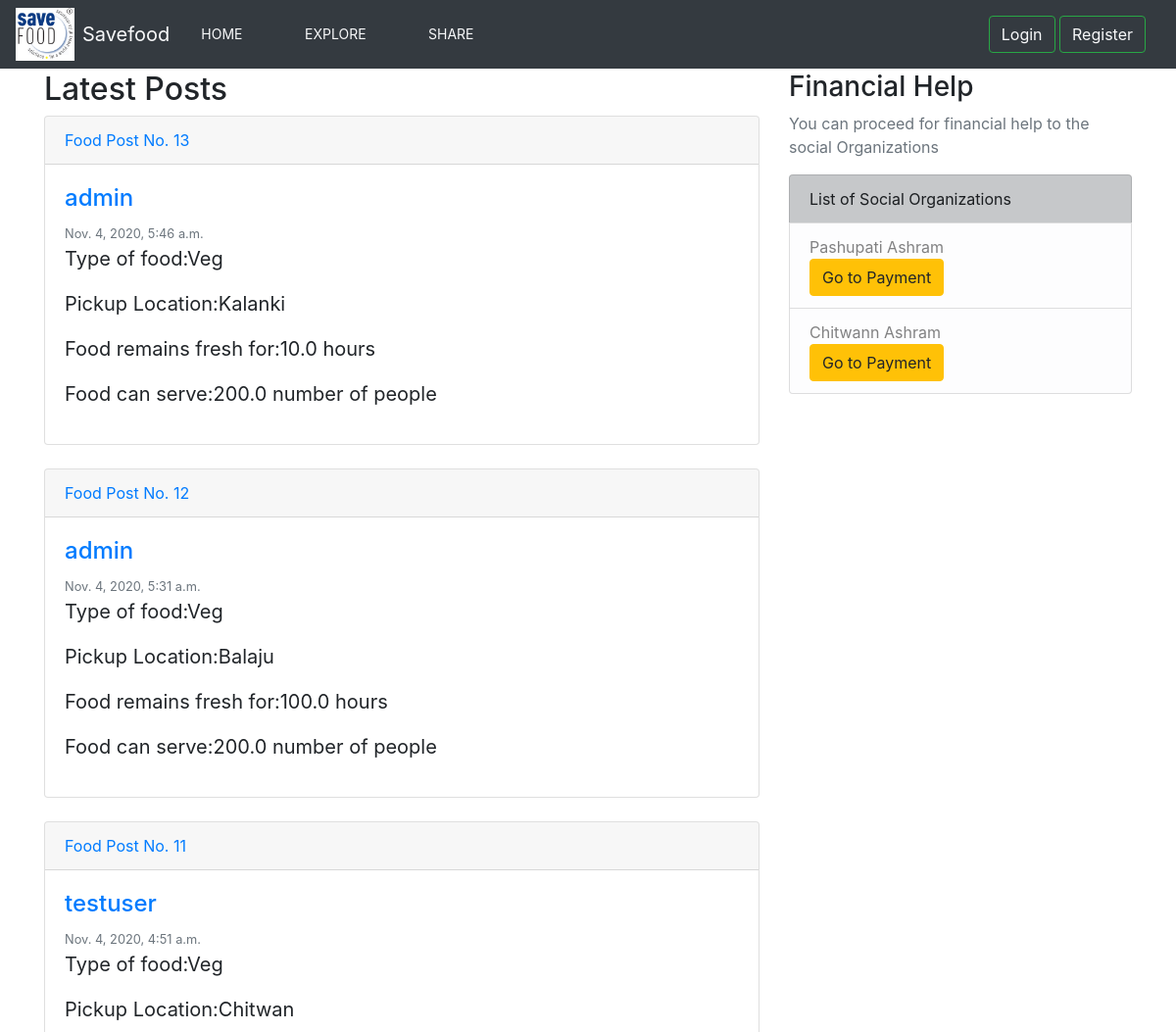
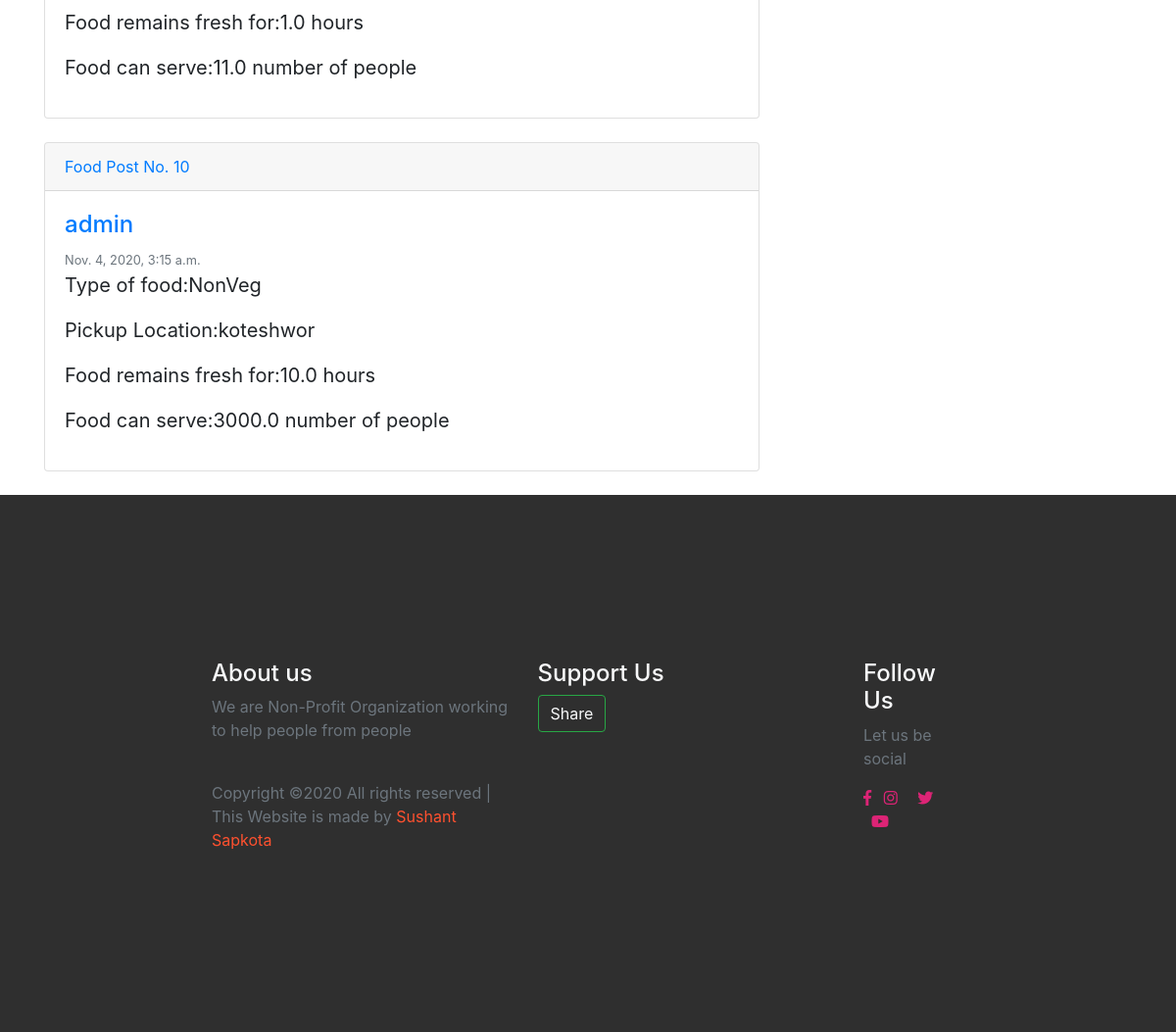
/explore/, run on the app's committed database (2 pictures, top to bottom).
### post/models.py (models this page shows, shortened)
class Posts(models.Model):
    Title = (
        ('Food','Food'),
        ('Clothes','Clothes'),
    )
    Type_Food = (
        ('Veg','Veg'),
        ('NonVeg','Nonveg'),
        ('Both','Both'),
    )
    title = models.CharField(max_length=200,null=False,choices=Title)
    Phone = models.IntegerField(null=True)
    type_food = models.CharField(max_length=200,null=True,choices=Type_Food)
    pickup_location =models.CharField(max_length=200,null=True)
    food_fresh = models.FloatField(null=True)
    served_people = models.FloatField(null=True)
    date_posted = models.DateTimeField(default=timezone.now)
    author = models.ForeignKey(User,on_delete=models.CASCADE)

class organizations(models.Model):
    org_name = models.CharField(max_length=100)

### post/views.py (the view)
# urls.py: path('explore/',views.explore,name="post-explore"),
def explore(request):
    context = {
        'posts':Posts.objects.all().order_by('-id'),#Posts.objects.filter(Posts.author == user)
        'organizations':organizations.objects.all()
    }
    return render(request,'post/explore.html',context)

### post/templates/post/explore.html (shortened to what this page needs)
{% extends "post/base.html" %}
{% block content %}
<br>
<main role="main" class="container">
    <div class="row">
      <div class="col-md-8">
          <h2>Latest Posts</h2>
        {% for post in posts %}
        <div class="card">
            <div class="card-header">
                <a class="article-title" href="{% url 'post-detail' post.id %}"> {{ post.title }} Post No. {{post.id}}</a>
            </div>
            <div class="card-body">
                <h4><a  href="#">{{ post.author }}</a></h4>
                <small class="text-muted">{{ post.date_posted }}</small>
                <br>
              <blockquote class="blockquote mb-0">
                <p>Type of food:{{ post.type_food }}</p>
                <p> Pickup Location:{{ post.pickup_location }}</p>
                <p>Food remains fresh for:{{post.food_fresh}} hours</p>
                <p>Food can serve:{{post.served_people}} number of people</p>
              </blockquote>
            </div>
        </div>
        <br>
        {% endfor %}
      </div>
      <div class="col-md-4">
        <div class="content-section">
          <h3>Financial Help</h3>
          <p class='text-muted'>You can proceed for financial help to the social Organizations
            <ul class="list-group">
              <li class="list-group-item list-group-item-dark">List of Social Organizations</li>
              {% for org in organizations %}
              <li class="list-group-item list-group-item-light">{{org.org_name}}    &nbsp;&nbsp; &nbsp; &nbsp; &nbsp;   <a href="{% url 'post-pay' %}"><button type="button" class="btn btn-warning text-right" >Go to Payment</button></a> </li>
              {% endfor %}
            </ul>
          </p>
        </div>
      </div>
    </div>
  </main>
{% endblock content%}

### post/templates/post/base.html (shortened to what this page needs)
{% load static %}
<!DOCTYPE html>
<html lang="en">
<head>
    <link rel="stylesheet" href="https://stackpath.bootstrapcdn.com/bootstrap/4.3.1/css/bootstrap.min.css">
    <link rel="stylesheet" href="https://maxcdn.bootstrapcdn.com/bootstrap/4.0.0/css/bootstrap.min.css">
    <link rel="stylesheet" href="https://use.fontawesome.com/releases/v5.0.13/css/all.css"
>
    <link rel="stylesheet" type="text/css" href="{% static 'css/main.css' %}">
</head>
<body>
    <nav class="navbar navbar-expand-sm navbar-dark bg-dark fixed-top">
        <img src="../../static/images/logo.JPG" width="60" alt="" class="d-inline-block align-middle mr-2">
                <a class="navbar-brand text-light" href="{% url 'post-home' %}">Savefood</a>
                <div class="collapse navbar-collapse" id="navbarNavAltMarkup">
                    <div class="navbar-nav">
                        <a class="nav-item nav-link text-light" href="{% url 'post-home' %}">Home</a> &nbsp &nbsp &nbsp &nbsp
                        <a class="nav-item nav-link text-light" href="{% url 'post-explore' %}">Explore</a> &nbsp &nbsp &nbsp &nbsp
                        <a class="nav-item nav-link text-light" href="{% url 'post-create' %}">Share</a>
                    </div>
                </div>
                <form class="form-inline">
                    <div class="container">
                      {% if user.is_authenticated %}
                      <button class="btn btn-md btn-outline-success"><a href="#" class="text-success card-link text-light"><i class="fas fa-sign-in-alt"></i> Logged In as {{user.username}}</a></button>
                      <button class="btn btn-md btn-outline-success"><a href="{% url 'logout' %}" class="text-success card-link text-light">Logout</a></button>
                      {% else %}
                        <button class="btn btn-md btn-outline-success"><a href="{% url 'login' %}" class="text-success card-link text-light">Login</a></button>
                        <button class="btn btn-md btn-outline-success"><a href="{% url 'register' %}" class="text-success card-link text-light">Register</a></button>
                      {% endif %}
                    </div>
                </form>
    </nav>
    <br>
    <br>
    {% block content %}{% endblock %}
    <footer>
        <div class="container-fluid p-0">
          <div class="row text-left">
            <div class="col-md-5 col-sm-5">
              <h4 class="text-light">About us</h4>
              <p class="text-muted">We are Non-Profit Organization working to help people from people</p>
              <p class="pt-4 text-muted">Copyright ©2020 All rights reserved | This Website is made by
                <span> Sushant Sapkota</span>
              </p>
            </div>
            <div class="col-md-5 col-sm-12">
              <h4 class="text-light">Support Us</h4>
              <button class="btn btn-md btn-outline-success"><a href="{% url 'post-create' %}" class="text-success card-link text-light">Share</a></button>
            </div>
            <div class="col-md-2 col-sm-12">
              <h4 class="text-light">Follow Us</h4>
              <p class="text-muted">Let us be social</p>
              <div class="column text-light">
                <i class="fab fa-facebook-f"></i>
                <i class="fab fa-instagram"></i>
                <i class="fab fa-twitter"></i>
                <i class="fab fa-youtube"></i>
              </div>
            </div>
          </div>
        </div>
      </footer>
</body>
</html>

### post/static/css/main.css (style rules this page uses)
body { overflow-x: hidden; }
.navbar .nav-link { font-size: 14px; text-transform: uppercase; padding-left: 1rem !important; padding-right: 1rem !important; }
footer { background: rgba(0, 0, 0, 0.815); overflow-x: hidden; padding: 14vmin 18vmin; }
footer p > span { color: #ff512f; }
footer .column i { color: #dd2476; }
footer .column i + i { padding: 0 0.5em; }

### data on the page
Posts: title "Food", id "13", author "admin", date_posted "Nov. 4, 2020, 5:46 a.m.", type_food "Veg", pickup_location "Kalanki", food_fresh "10.0", served_people "200.0"
Posts: title "Food", id "12", author "admin", date_posted "Nov. 4, 2020, 5:31 a.m.", type_food "Veg", pickup_location "Balaju", food_fresh "100.0", served_people "200.0"
Posts: title "Food", id "11", author "testuser", date_posted "Nov. 4, 2020, 4:51 a.m.", type_food "Veg", pickup_location "Chitwan", food_fresh "1.0", served_people "11.0"
Posts: title "Food", id "10", author "admin", date_posted "Nov. 4, 2020, 3:15 a.m.", type_food "NonVeg", pickup_location "koteshwor", food_fresh "10.0", served_people "3000.0"
organizations: org_name "Pashupati Ashram"
organizations: org_name "Chitwann Ashram"
